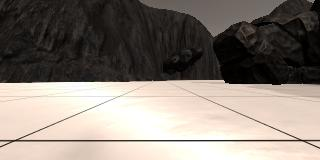
#> input picture src/rover/project/calibration_images/example_grid1.jpg, 320 x 160 px
$ python -i perception.py   (imports and definitions only)   (older library calls are emulated)
#> lines starting #> are read from the running program, lines starting #| are printed output that depends on the picture; after the words box and inside, x2 and y2 are one past the last pixel; in counts of white or black regions, pixels touching at a corner belong together
import numpy as np
import cv2


# Identify pixels above the threshold
# Threshold of RGB > 160 does a nice job of identifying ground pixels only


def color_thresh_hsv(img, low_thresh=(20, 85, 85), high_thresh=(35, 255, 255), inv=False, roi=None):
    img_hsv = cv2.cvtColor(img, cv2.COLOR_RGB2HSV)
    mask = cv2.inRange(img_hsv, low_thresh, high_thresh, dst=None)
    if roi is not None:
        mask = roi * mask
    if inv is True:
        mask = -(mask - 1)
    # mask = cv2.blur(mask, (7, 7))
    res = cv2.bitwise_and(img, img, dst=None, mask=mask)
    return res, mask


def segmentation(img, mask):
    res = cv2.bitwise_and(img, img, dst=None, mask=mask)
    return res


def world_segmentation(img,
                       l_r_thresh=(25, 65, 65),
                       h_r_thresh=(35, 255, 255),
                       l_n_thresh=(0, 0, 160),
                       h_n_thresh=(255, 120, 255),
                       roi=None,
                       l_o_thresh=(0, 40, 0),
                       h_o_thresh=(255, 255, 120)):
    res_r, mask_r = color_thresh_hsv(img, l_r_thresh, h_r_thresh)
    res_n, mask_n = color_thresh_hsv(img, l_n_thresh, h_n_thresh, roi=roi)
    res_o, mask_o = color_thresh_hsv(img, l_o_thresh, h_o_thresh)
    return mask_n, mask_o, mask_r


# Define a function to convert from image coords to rover coords
# [71 lines left out: functions rover_coords, to_polar_coords, rotate_pix, translate_pix, pix_to_world, perspect_transform and 1 more, not called in this run]


def rad2deg(rad):
    return (rad * 180.0) / np.pi


def deg2rad(deg):
    return (deg * np.pi) / 180.0


# Apply the above functions in succession and update the Rover state accordingly
# [98 lines left out: function perception_step, not called in this run]

>>> import cv2
>>> picture = cv2.cvtColor(cv2.imread('../calibration_images/example_grid1.jpg'), cv2.COLOR_BGR2RGB)
>>> result = world_segmentation(picture)
#> in color_thresh_hsv, `img_hsv = cv2.cvtColor(img, cv2.COLOR_RGB2HSV)`: img_hsv: shape (160, 320, 3); mean H, S, V 16.6, 49.3, 135.2
#> in color_thresh_hsv, `mask = cv2.inRange(img_hsv, low_thresh, high_thresh, dst=None)`: mask: shape (160, 320); every value is 0
#> in color_thresh_hsv, `res = cv2.bitwise_and(img, img, dst=None, mask=mask)`: res: shape (160, 320, 3); every value is 0
#> call 2 of color_thresh_hsv, with low_thresh = (0, 0, 160), high_thresh = (255, 120, 255), inv = False
#> in color_thresh_hsv (call 2), `mask = cv2.inRange(img_hsv, low_thresh, high_thresh, dst=None)`:
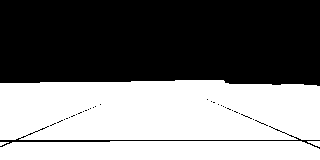
#> mask: shape (160, 320); 47.3% white; 4 white regions, box (x1, y1, x2, y2) and area: (0, 80, 320, 140) 18300, (0, 141, 320, 160) 5859, (307, 141, 320, 147) 48, (0, 142, 9, 146) 21
#> in color_thresh_hsv (call 2), `res = cv2.bitwise_and(img, img, dst=None, mask=mask)`:
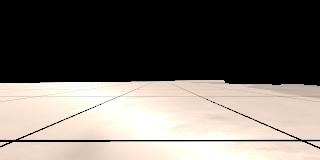
#> res: shape (160, 320, 3); mean R, G, B 114.6, 107.9, 101.6
#> call 3 of color_thresh_hsv, with low_thresh = (0, 40, 0), high_thresh = (255, 255, 120), inv = False
#> in color_thresh_hsv (call 3), `mask = cv2.inRange(img_hsv, low_thresh, high_thresh, dst=None)`:
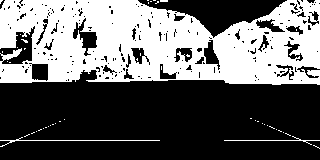
#> mask: shape (160, 320); 39.8% white; 46 white regions (43 under 20 px), largest, box (x1, y1, x2, y2) and area: (0, 0, 320, 85) 19945, (0, 137, 160, 147) 185, (224, 136, 320, 145) 114
#> in color_thresh_hsv (call 3), `res = cv2.bitwise_and(img, img, dst=None, mask=mask)`:
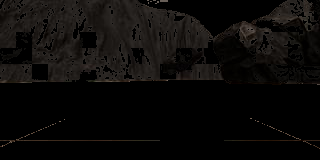
#> res: shape (160, 320, 3); mean R, G, B 11.6, 10, 8.8
